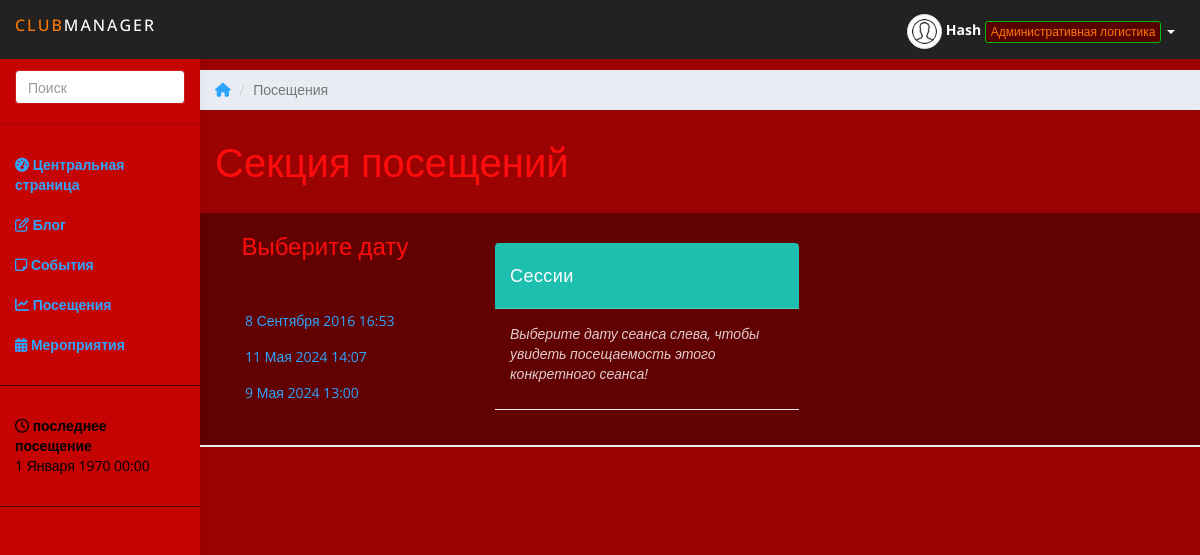
The page /Club/attendance.php (signed in) on the database its author committed.
### tables this page shows
CREATE TABLE IF NOT EXISTS `userinfo` (
  `id` int(5) NOT NULL AUTO_INCREMENT,
  `name` varchar(50) NOT NULL,
  `email` varchar(70) NOT NULL,
  `username` varchar(25) NOT NULL,
  `password` text NOT NULL,
  `role` varchar(20) NOT NULL,
  `last_login` datetime DEFAULT NULL,
  `currunt_login` timestamp NULL DEFAULT CURRENT_TIMESTAMP ON UPDATE CURRENT_TIMESTAMP,
  `otp` varchar(10) DEFAULT NULL,
  `pic` text,
  PRIMARY KEY (`id`),
  UNIQUE KEY `username` (`username`),
  UNIQUE KEY `email` (`email`)
);

CREATE TABLE IF NOT EXISTS `sessions` (
  `session_id` int(5) NOT NULL AUTO_INCREMENT,
  `session_name` varchar(150) NOT NULL,
  `session_details` varchar(250) NOT NULL,
  `session_date` varchar(25) NOT NULL,
  PRIMARY KEY (`session_id`)
);

### Club/attendance.php (the view, shortened to what this page needs)
<?php
	require_once('funs.php');
	$session_name = $_SESSION['username'];
	$row = get_member_data($session_name);
	$id = $row['id'];
	$name = $row['name'];
	$role = $row['role'];
	$pic = $row['pic'];
	$last_login = $row['last_login'];
	$timestamp = strtotime($last_login);
	$day = date('j', $timestamp);
	$month = date('n', $timestamp);
	$year = date('Y', $timestamp);
	$time = date('H:i', $timestamp);
	$months = [
		1 => 'Января',
		2 => 'Февраля',
		3 => 'Марта',
		4 => 'Апреля',
		5 => 'Мая',
		6 => 'Июня',
		7 => 'Июля',
		8 => 'Августа',
		9 => 'Сентября',
		10 => 'Октября',
		11 => 'Ноября',
		12 => 'Декабря',
	];
	$last_login = $day . ' ' . $months[$month] . ' ' . $year . ' ' . $time;
	$total_members = get_all_status();
	$core_members = get_vip_status();
	$total_sessions = total_sessions();
	$completed_sessions = completed_sessions();
	starter($id,$name,$role,$pic,$last_login,$total_members,$core_members,$total_sessions,$completed_sessions);
?>
	<div class="row">
			<ol class="breadcrumb">
				<li><a href="home.php"><i class="fa fa-home" aria-hidden="true"></i></a></li>
				<li class="active">Посещения</li>
			</ol>
		</div>
	<div class="row">
			<div class="col-lg-12">
				<h1 class="page-header">Секция посещений</h1>
			</div>
	</div>
	<div class="row">
    <div class="panel">
        <div class="panel-body tabs">
            <div class="col-lg-3">
                <div class="panel-header"><h3 class="text-center">Выберите дату</h3><br>
                    <ul class="nav nav-pills nav-stacked">
                        <?php
                        $months = array(
                            "Января", "Февраля", "Марта", "Апреля", "Мая", "Июня",
                            "Июля", "Августа", "Сентября", "Октября", "Ноября", "Декабря"
                        );
                        global $con;
                        $query = "SELECT * FROM sessions";
                        $result = mysqli_query($con, $query);
                        while ($row = mysqli_fetch_assoc($result)) {
                            $session_date = strtotime($row['session_date']);
                            $formatted_date = date('j', $session_date) . ' ' . $months[(int)date('n', $session_date) - 1] . ' ' . date('Y H:i', $session_date);
                            echo '<li><a href="#' . $row['session_id'] . '" data-toggle="pill">' . $formatted_date . '</a></li>';
                        }
                        ?>
                    </ul>
                </div>
			</div>
			<div class="panel-body">
			<div class="col-lg-9">
				<div class="tab-content">
					<div id="tab-start" class="tab-pane fade in active">
						<div class="col-lg-6">
							<div class="panel panel-teal">
								<div class="panel-heading">
									Сессии
								</div>
								<div class="panel-body">
									<p><i>Выберите дату сеанса слева, чтобы увидеть посещаемость этого конкретного сеанса!</i></p>
								</div>
							</div>
						</div>
					</div>
					</div>
				</div>
				</div>
			</div>
			</div>
			</div>
</div>
<?php
	at_bottom();

### Club/funs.php (shortened to what this page needs)
<?php
global $con;
function get_member_data($session_name)
{
	global $con;
	$query = "SELECT * FROM userinfo WHERE username='$session_name'";
	$result = mysqli_query($con,$query);
	$rows = mysqli_affected_rows($con);
	if($rows == 1)
	{
		$row = mysqli_fetch_assoc($result);
	}
	else
		echo 'ошибка при извлечении данных';
	return $row;
}
	?>
	<?php
function starter($id,$name,$role,$pic,$last_login,$total_members,$core_members,$total_sessions,$completed_sessions)
{
	?>
<!DOCTYPE html>
<html>
<head>
<link href="css/pace-theme-corner-indicator.css" rel="stylesheet">
<link href="https://maxcdn.bootstrapcdn.com/bootstrap/3.3.7/css/bootstrap.min.css" rel="stylesheet">
<link href="css/styles.css" rel="stylesheet">
</head>
<body>
	<nav class="navbar navbar-inverse navbar-fixed-top" role="navigation">
		<div class="container-fluid">
			<div class="navbar-header">
				<b><a class="navbar-brand" href="home.php"><span>Club</span>Manager</a></b>
				<ul class="user-menu">
					<li class="dropdown pull-right">
					<a class="dropdown-toggle" data-toggle="dropdown">
    <img src="<?php echo $pic; ?>" class="img-responsive img-circle img-thumbnail" height="35px" width="35px">
    <b id="mobhide"><?php echo $name; ?></b>
    <div class="btn btn-xs btn-info" style="color:#ff7700; background-color: #570000; border-color: #00bb0a;" id="mobhide">
        <?php
            switch ($role) {
                case 'Admin Logistics':
                    echo 'Административная логистика';
                    break;
            }
        ?>
    </div>
    <span class="caret"></span>
</a>
					</li>
				</ul>
			</div>
		</div>
	</nav><br>
		<div id="sidebar-collapse" class="col-sm-3 col-lg-2 sidebar">
		<form role="search" action="search.php" method="post">
			<div class="form-group">
				<input type="text" name="term" class="form-control" placeholder="Поиск" required>
			</div>
		</form>
		<ul class="nav menu">
			<li><a href="home.php"><i class="fa fa-tachometer" aria-hidden="true"></i>
 <b>Центральная страница</b></a></li>
			<li><a href="blog-home.php"><i class="fa fa-pencil-square-o" aria-hidden="true"></i> <b>Блог</b></a></li>
			<li><a href="notice.php"><i class="fa fa-sticky-note-o" aria-hidden="true"></i> <b>События</b></a></li>
			<li><a href="attendance.php"><i class="fa fa-line-chart" aria-hidden="true"></i> <b>Посещения</b></a></li>
			<li><a href="schedule.php"><i class="fa fa-calendar" aria-hidden="true"></i> <b>Мероприятия</b></a></li>
			<li role="presentation" class="divider"></li>
			<li><a style="color: #000;"><i class="fa fa-clock-o" aria-hidden="true"></i> <b>последнее посещение</b><br><?php echo $last_login; ?></a></li>
			<li role="presentation" class="divider"></li>
		</ul>
	</div>
	<div class="col-sm-9 col-sm-offset-3 col-lg-10 col-lg-offset-2 main">
	<?php
	return false;
}
function at_bottom()
{
	?>
<link rel="stylesheet" type="text/css" href="css/DateTimePicker.min.css" />
<link href="http://cdnjs.cloudflare.com/ajax/libs/summernote/0.8.2/summernote.css" rel="stylesheet">
</body>
</html>
	<?php
	return false;
}
	?>

### Club/css/styles.css (style rules this page uses)
* { font-family: 'Open Sans', sans-serif; }
body { background: #9b0202; padding-top: 50px; color: #5f6468; }
p { color: #777; }
a, a:hover, a:focus { color: #30a5ff; }
h1, h2, h3, h4, h5, h6 { color: #ff0d0d; }
h1 { font-weight: 300; font-size: 40px; }
h3, h4 { font-weight: 300; }
.form-control { border: 1px solid #c91818; box-shadow: none; }
.navbar-header .navbar-brand { color: #ff0000; font-size: 16px; text-transform: uppercase; font-weight: 500; letter-spacing: 2px; }
.navbar-header .navbar-brand span { color: #ff7700; }
.panel { border: 0; }
.panel-heading { font-size: 18px; font-weight: 300; letter-spacing: 0.025em; height: 66px; line-height: 45px; }
.panel-teal { background: #1ebfae; color: #fff; }
.panel-blue .panel-body p, .panel-teal .panel-body p, .panel-orange .panel-body p, .panel-red .panel-body p { color: #fff; color: rgba(255, 255, 255, .8); }
.panel-body { background: #610101; border-bottom: 1px solid #eee; color: #5f6468; }
.panel-blue .panel-heading, .panel-teal .panel-heading, .panel-orange .panel-heading, .panel-red .panel-heading { border-bottom: 1px solid rgba(255, 255, 255, .2); }
.panel .tabs { margin: 0; padding: 0; }
.nav-pills { padding: 15px; padding-bottom: 0; }
.nav-pills li a, .nav-pills li a:hover, .nav-pills li.active a, .nav-pills li.active a:hover { border: 0; padding: 7px 15px; }
.tab-content { padding: 15px; }
.navbar { border: 0; }
.user-menu { display: inline-block; margin-top: 14px; margin-right: 10px; float: right; list-style: none; padding: 0; }
.user-menu a { color: #fff; }
.sidebar { display: block; background-color: #570000; padding: 0; display: none; }
.sidebar form { padding: 20px 15px 5px 15px; border-bottom: 1px solid #ab0101; margin-bottom: 20px; }
@media (min-width: 768px) { .sidebar { display: block; position: fixed; top: 50px; bottom: 0; left: 0; z-index: 1000; display: block; margin: 0; padding: 0; overflow-x: hidden; overflow-y: auto; background-color: #c60303; box-shadow: 1px 0px 10px rgba(0, 0, 0, .05); } }
@media (min-width: 768px) { .navbar-header { width: 100%; } }
.sidebar ul.nav li.divider { border-bottom: 1px solid #570000; margin: 20px 0; }
.breadcrumb { border-radius: 0; padding: 10px 15px; background: #e9ecf2; box-shadow: 0 1px 1px rgba(0, 0, 0, .05); margin: 0 ; }
h1.page-header { margin-top: 30px; border-bottom: 0; }

### rows shown on the page
userinfo: pic (placeholder picture), name "Hash"
sessions: session_date "8 Сентября 2016 16:53"
sessions: session_date "11 Мая 2024 14:07"
sessions: session_date "9 Мая 2024 13:00"

### other values the page prints
$last_login "1 Января 1970 00:00"
